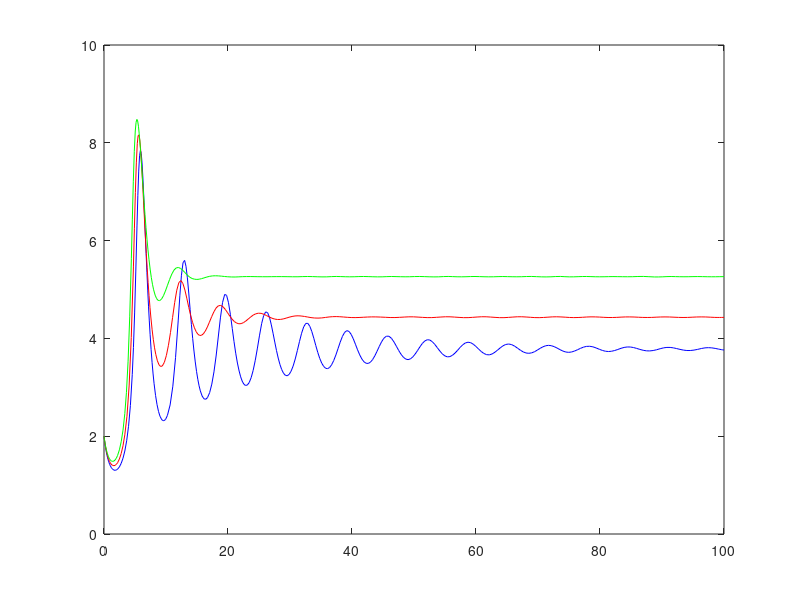

Recreate this plot in MATLAB. (Note: this script raises an error after producing the figure.)
function model
[T,Y]   = ode45(@Bqfun1,[0 100],[2 2]);
[T1,Y1] = ode45(@Bqfun2,[0 100],[2 2]);
[T2,Y2] = ode45(@Bqfun3,[0 100],[2 2]);

plot (T,Y(:,1),'b',T1,Y1(:,1),'r',T2,Y2(:,1),'g');
h=legend('a = 0.02','a = 0.04','a = 0.06',3)
xlabel('t');
ylabel('x');

function dy1 = Bqfun1(t,y)
dy1 = zeros(2,1);
r=0.5; K=10; beta=0.4; alpha=0.7; a=0.02; b=0.07; c=0.7; delta0=1;  delta1=.3;
dy1=[(r*y(1)*(1-(y(1)/K))*(y(1)-beta)-alpha*y(1)*y(2)/(1+a*y(1)+b*y(2)))
    (c*alpha*y(1)*y(2)/(1+a*y(1)+b*y(2))-delta0*y(2)-delta1*y(2)*y(2))]

function dy2 = Bqfun2(t,y)
dy2 = zeros(2,1);
r=0.5; K=10; beta=0.4; alpha=0.7; a=0.04; b=0.07; c=0.7; delta0=1;  delta1=.3;
dy2=[(r*y(1)*(1-(y(1)/K))*(y(1)-beta)-alpha*y(1)*y(2)/(1+a*y(1)+b*y(2)))
    (c*alpha*y(1)*y(2)/(1+a*y(1)+b*y(2))-delta0*y(2)-delta1*y(2)*y(2))]

function dy3 = Bqfun3(t,y)
dy3 = zeros(2,1);
r=0.5; K=10; beta=0.4; alpha=0.7; a=0.06; b=0.07; c=0.7; delta0=1;  delta1=.3;
dy3=[(r*y(1)*(1-(y(1)/K))*(y(1)-beta)-alpha*y(1)*y(2)/(1+a*y(1)+b*y(2)))
    (c*alpha*y(1)*y(2)/(1+a*y(1)+b*y(2))-delta0*y(2)-delta1*y(2)*y(2))]
